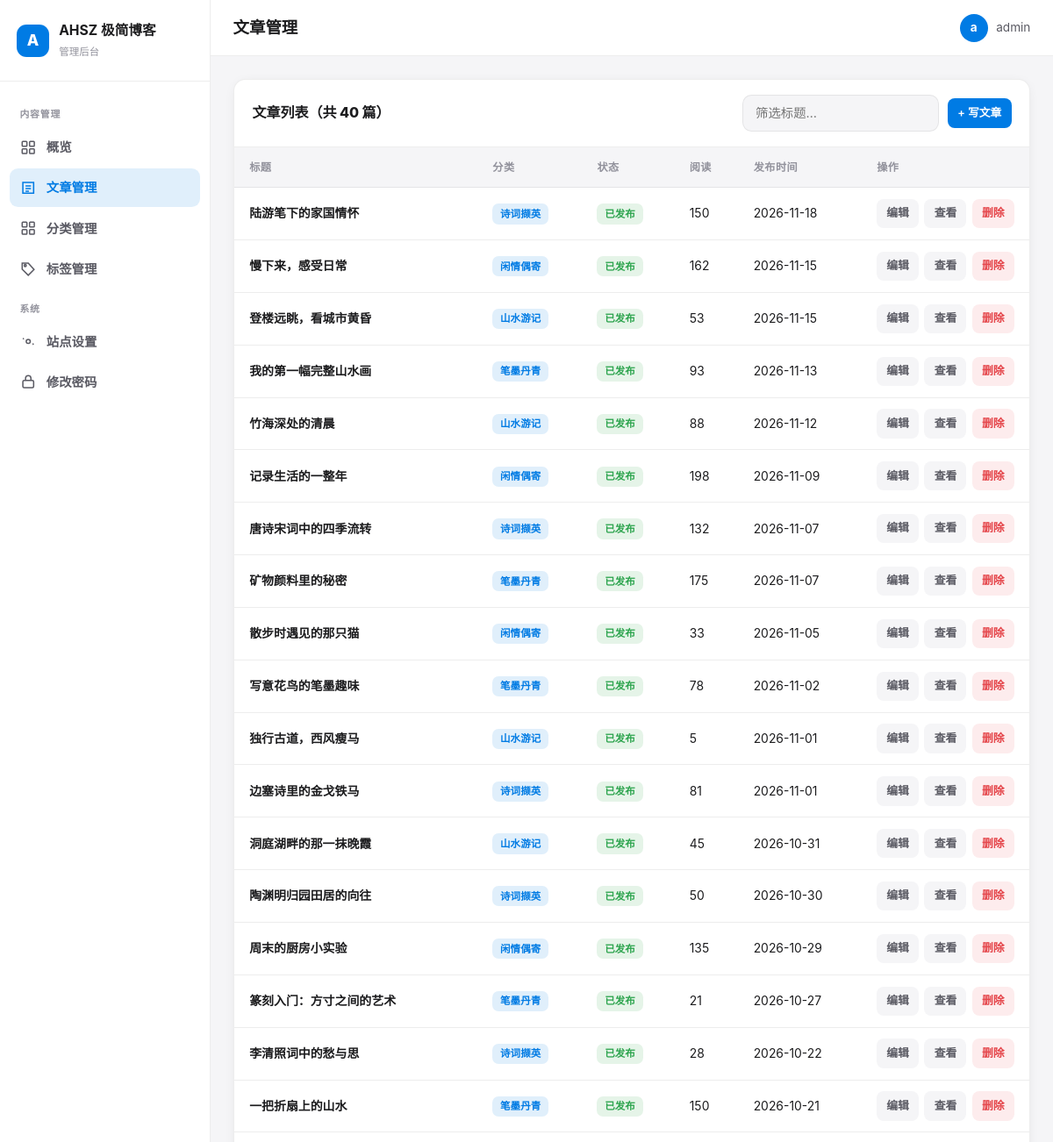
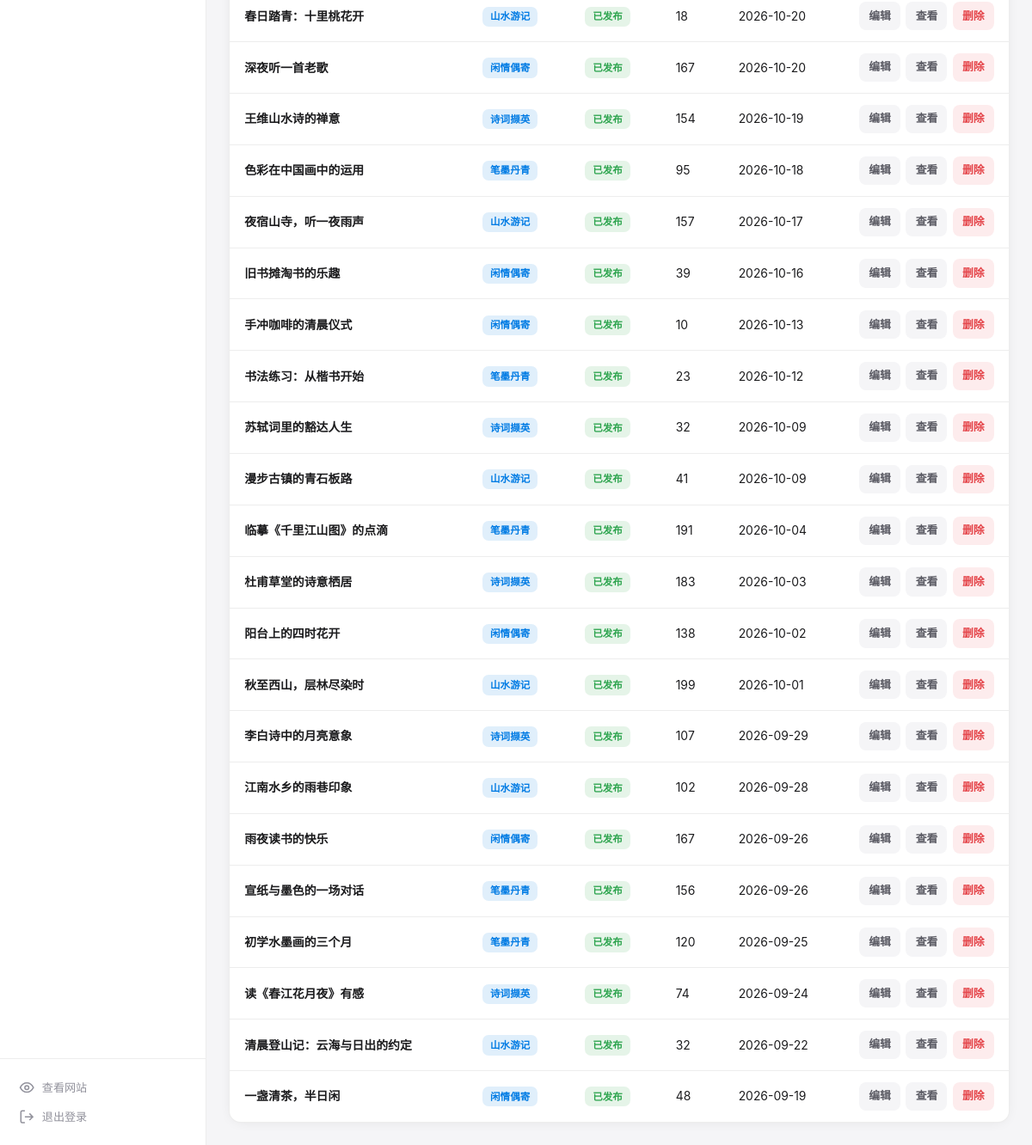
The app's page /admin/index.php?m=posts (signed in) with its own data (2 pictures, top to bottom).
### tables this page shows
CREATE TABLE posts (
        id INTEGER PRIMARY KEY AUTOINCREMENT,
        title TEXT NOT NULL,
        alias TEXT NOT NULL DEFAULT '',
        summary TEXT NOT NULL DEFAULT '',
        content TEXT NOT NULL DEFAULT '',
        category_id INTEGER NOT NULL DEFAULT 0,
        cover TEXT NOT NULL DEFAULT '',
        views INTEGER NOT NULL DEFAULT 0,
        is_top INTEGER NOT NULL DEFAULT 0,
        status INTEGER NOT NULL DEFAULT 1,
        created_at INTEGER NOT NULL,
        updated_at INTEGER NOT NULL
    );

### admin/index.php (called while the page is built, shortened)
<?php
$m = $_GET['m'] ?? 'dashboard';
$db = db();
$view = $m;
if ($m === 'dashboard') {
    $stats = site_stats();
    $recent = $db->query("SELECT p.*, c.name cname FROM posts p LEFT JOIN categories c ON c.id=p.category_id ORDER BY p.created_at DESC LIMIT 6")->fetchAll();
} elseif ($m === 'posts') {
    $posts = $db->query("SELECT p.*, c.name cname FROM posts p LEFT JOIN categories c ON c.id=p.category_id ORDER BY p.created_at DESC")->fetchAll();
} elseif ($m === 'categories') {
    $cats = $db->query("SELECT c.*, (SELECT COUNT(*) FROM posts p WHERE p.category_id=c.id) cnt FROM categories c ORDER BY c.sort_order,c.id")->fetchAll();
} elseif ($m === 'category-edit') {
    $id = (int)($_GET['id'] ?? 0);
    $cat = null;
    if ($id > 0) { $st = $db->prepare("SELECT * FROM categories WHERE id=?"); $st->execute([$id]); $cat = $st->fetch(); }
} elseif ($m === 'tags') {
    $tags = get_tags();
} elseif ($m === 'password') {
}
include __DIR__ . '/views/layout-head.php';
include __DIR__ . '/views/' . $view . '.php';
include __DIR__ . '/views/layout-foot.php';

### inc/functions.php (called while the page is built, shortened)
<?php
function e(?string $s): string {
    return htmlspecialchars((string)$s, ENT_QUOTES, 'UTF-8');
}
function fmt_date(int $ts, string $fmt = 'Y-m-d'): string {
    return date($fmt, $ts);
}

### admin/views/posts.php (the view, shortened to what this page needs)
<div class="panel-card">
  <div class="panel-head">
    <h2>文章列表（共 <?= count($posts) ?> 篇）</h2>
    <div class="tools">
      <input class="input" id="filter" placeholder="筛选标题…" oninput="filterRows()">
      <a href="index.php?m=post-edit" class="btn btn-primary btn-sm">+ 写文章</a>
    </div>
  </div>
  <table id="postTable">
    <thead><tr><th>标题</th><th>分类</th><th>状态</th><th>阅读</th><th>发布时间</th><th style="width:150px;">操作</th></tr></thead>
    <tbody>
      <?php foreach ($posts as $p): ?>
      <tr>
        <td><a class="title" href="index.php?m=post-edit&id=<?= (int)$p['id'] ?>"><?= e($p['title']) ?></a></td>
        <td><span class="badge pill"><?= e($p['cname'] ?? '未分类') ?></span></td>
        <td><span class="badge <?= $p['status']?'green':'gray' ?>"><?= $p['status']?'已发布':'草稿' ?></span><?php if($p['is_top']): ?> <span class="badge pill">置顶</span><?php endif; ?></td>
        <td><?= (int)$p['views'] ?></td>
        <td class="meta"><?= fmt_date((int)$p['created_at'], 'Y-m-d') ?></td>
        <td>
          <div class="row-actions">
            <a href="index.php?m=post-edit&id=<?= (int)$p['id'] ?>" class="btn btn-ghost btn-sm">编辑</a>
            <a href="/post/<?= (int)$p['id'] ?>" target="_blank" class="btn btn-ghost btn-sm">查看</a>
            <a href="index.php?m=post-delete&id=<?= (int)$p['id'] ?>" class="btn btn-danger btn-sm" onclick="return confirm('确定删除这篇文章吗？')">删除</a>
          </div>
        </td>
      </tr>
      <?php endforeach; ?>
    </tbody>
  </table>
</div>

### assets/admin.css (style rules this page uses)
:root { --hue:250; --primary:oklch(0.58 0.19 var(--hue)); --primary-soft:oklch(0.58 0.19 var(--hue)/0.12); --bg:#f5f5f7; --card:#fff; --text:#1c1c1e; --text2:#5a5a63; --muted:#92929c; --border:rgba(0,0,0,.07); --input:#f5f5f7; --danger:#e5484d; --danger-soft:rgba(229,72,77,.1); --shadow:0 2px 16px -6px rgba(0,0,0,.12); --radius:.85rem; }
* { box-sizing:border-box;margin:0;padding:0 }
body { font-family:-apple-system,BlinkMacSystemFont,"Segoe UI","PingFang SC","Microsoft YaHei",sans-serif;background:var(--bg);color:var(--text);font-size:14px;line-height:1.6;-webkit-font-smoothing:antialiased }
a { color:inherit;text-decoration:none }
.input,textarea,select { width:100%;padding:.7rem .85rem;border-radius:.65rem;border:1px solid var(--border);background:var(--input);color:var(--text);outline:none;font-size:.9rem;font-family:inherit;transition:border .15s }
.btn { display:inline-flex;align-items:center;justify-content:center;gap:.4rem;padding:.65rem 1.1rem;border-radius:.65rem;font-weight:600;font-size:.88rem;transition:filter .15s,transform .15s;white-space:nowrap }
.btn-primary { background:var(--primary);color:#fff }
.btn-ghost { background:var(--input);color:var(--text2) }
.btn-danger { background:var(--danger-soft);color:var(--danger) }
.btn-sm { padding:.4rem .7rem;font-size:.8rem;border-radius:.5rem }
.panel-card { background:var(--card);border:1px solid var(--border);border-radius:var(--radius);box-shadow:var(--shadow);overflow:hidden }
.panel-head { padding:1.1rem 1.3rem;display:flex;align-items:center;justify-content:space-between;gap:1rem;border-bottom:1px solid var(--border) }
.panel-head h2 { font-size:1rem;font-weight:800 }
.tools { display:flex;gap:.6rem;align-items:center }
.tools .input { width:14rem }
table { width:100%;border-collapse:collapse }
th,td { text-align:left;padding:.8rem 1.1rem;border-bottom:1px solid var(--border);font-size:.87rem }
th { color:var(--muted);font-weight:700;font-size:.76rem;text-transform:uppercase;letter-spacing:.04em;background:var(--bg) }
tbody tr:last-child td { border-bottom:none }
td .title { font-weight:700;color:var(--text) }
.badge { display:inline-flex;padding:.15rem .55rem;border-radius:.45rem;font-size:.72rem;font-weight:700 }
.badge.green { background:rgba(46,160,67,.12);color:#2da44e }
.badge.pill { background:var(--primary-soft);color:var(--primary) }
.row-actions { display:flex;gap:.4rem }

### records on screen
posts: title "陆游笔下的家国情怀", cname "诗词撷英", status "已发布", views "150", created_at "2026-11-18"
posts: title "慢下来，感受日常", cname "闲情偶寄", status "已发布", views "162", created_at "2026-11-15"
posts: title "登楼远眺，看城市黄昏", cname "山水游记", status "已发布", views "53", created_at "2026-11-15"
posts: title "我的第一幅完整山水画", cname "笔墨丹青", status "已发布", views "93", created_at "2026-11-13"
posts: title "竹海深处的清晨", cname "山水游记", status "已发布", views "88", created_at "2026-11-12"
posts: title "记录生活的一整年", cname "闲情偶寄", status "已发布", views "198", created_at "2026-11-09"
posts: title "唐诗宋词中的四季流转", cname "诗词撷英", status "已发布", views "132", created_at "2026-11-07"
posts: title "矿物颜料里的秘密", cname "笔墨丹青", status "已发布", views "175", created_at "2026-11-07"
posts: title "散步时遇见的那只猫", cname "闲情偶寄", status "已发布", views "33", created_at "2026-11-05"
posts: title "写意花鸟的笔墨趣味", cname "笔墨丹青", status "已发布", views "78", created_at "2026-11-02"
posts: title "独行古道，西风瘦马", cname "山水游记", status "已发布", views "5", created_at "2026-11-01"
posts: title "边塞诗里的金戈铁马", cname "诗词撷英", status "已发布", views "81", created_at "2026-11-01"
posts: title "洞庭湖畔的那一抹晚霞", cname "山水游记", status "已发布", views "45", created_at "2026-10-31"
posts: title "陶渊明归园田居的向往", cname "诗词撷英", status "已发布", views "50", created_at "2026-10-30"
posts: title "周末的厨房小实验", cname "闲情偶寄", status "已发布", views "135", created_at "2026-10-29"
posts: title "篆刻入门：方寸之间的艺术", cname "笔墨丹青", status "已发布", views "21", created_at "2026-10-27"
posts: title "李清照词中的愁与思", cname "诗词撷英", status "已发布", views "28", created_at "2026-10-22"
posts: title "一把折扇上的山水", cname "笔墨丹青", status "已发布", views "150", created_at "2026-10-21"
posts: title "春日踏青：十里桃花开", cname "山水游记", status "已发布", views "18", created_at "2026-10-20"
posts: title "深夜听一首老歌", cname "闲情偶寄", status "已发布", views "167", created_at "2026-10-20"
posts: title "王维山水诗的禅意", cname "诗词撷英", status "已发布", views "154", created_at "2026-10-19"
posts: title "色彩在中国画中的运用", cname "笔墨丹青", status "已发布", views "95", created_at "2026-10-18"
posts: title "夜宿山寺，听一夜雨声", cname "山水游记", status "已发布", views "157", created_at "2026-10-17"
posts: title "旧书摊淘书的乐趣", cname "闲情偶寄", status "已发布", views "39", created_at "2026-10-16"
posts: title "手冲咖啡的清晨仪式", cname "闲情偶寄", status "已发布", views "10", created_at "2026-10-13"
posts: title "书法练习：从楷书开始", cname "笔墨丹青", status "已发布", views "23", created_at "2026-10-12"
posts: title "苏轼词里的豁达人生", cname "诗词撷英", status "已发布", views "32", created_at "2026-10-09"
posts: title "漫步古镇的青石板路", cname "山水游记", status "已发布", views "41", created_at "2026-10-09"
posts: title "临摹《千里江山图》的点滴", cname "笔墨丹青", status "已发布", views "191", created_at "2026-10-04"
posts: title "杜甫草堂的诗意栖居", cname "诗词撷英", status "已发布", views "183", created_at "2026-10-03"
posts: title "阳台上的四时花开", cname "闲情偶寄", status "已发布", views "138", created_at "2026-10-02"
posts: title "秋至西山，层林尽染时", cname "山水游记", status "已发布", views "199", created_at "2026-10-01"
posts: title "李白诗中的月亮意象", cname "诗词撷英", status "已发布", views "107", created_at "2026-09-29"
posts: title "江南水乡的雨巷印象", cname "山水游记", status "已发布", views "102", created_at "2026-09-28"
posts: title "雨夜读书的快乐", cname "闲情偶寄", status "已发布", views "167", created_at "2026-09-26"
posts: title "宣纸与墨色的一场对话", cname "笔墨丹青", status "已发布", views "156", created_at "2026-09-26"
posts: title "初学水墨画的三个月", cname "笔墨丹青", status "已发布", views "120", created_at "2026-09-25"
posts: title "读《春江花月夜》有感", cname "诗词撷英", status "已发布", views "74", created_at "2026-09-24"
posts: title "清晨登山记：云海与日出的约定", cname "山水游记", status "已发布", views "32", created_at "2026-09-22"
posts: title "一盏清茶，半日闲", cname "闲情偶寄", status "已发布", views "48", created_at "2026-09-19"

### other values on screen
mb_substr($siteName,0,1,'UTF-8') "A"
$siteName "AHSZ 极简博客"
mb_substr($_SESSION['admin_user'] ?? 'A',0,1) "a"
$_SESSION['admin_user'] "admin"
count($posts) "40"
